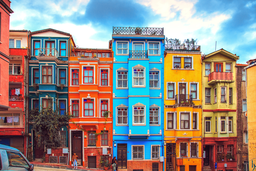
#> input picture src/images/colorful.ppm, 256 x 171 px, shrunk from 1000 x 667 before the run
$ python Voisinage.py
#> lines starting #> are read from the running program, lines starting #| are printed output that depends on the picture
#> further down, imIn is the input picture: PIL image 256x171 RGB; mean R, G, B 145.3, 136.6, 130.9
### src/utils/Modele.py
import math

class Modele :
    type = "null"
    C = []
    w = []
    sw = 1/16
    lw = 1/4

    # [51 lines left out: functions __init__, compileCw, not called in this run]

    def rotate(self, alpha) :                                       # fait pivoter l'ensemble des secteurs suivant l'angle
        for i in range(len(self.C)) :                               # entre 0 et 1 dans le sens anti-horaire (ou trigonométrique)
            self.C[i] = Modele.congru(self.C[i]+alpha)
    def radRotate(self, alpha) :
        for i in range(len(self.C)) :
            self.C[i] = Modele.congru(self.C[i]+alpha/2/math.pi)
    def degRotate(self, alpha) :
        for i in range(len(self.C)) :
            self.C[i] = Modele.congru(self.C[i]+alpha/360)

    # [12 lines left out: functions bord, distance_secteur, not called in this run]


    def congru(n) :             # Permet de faire la congruence
        return n-int(n)         # si on obtient un angle supérieur à 1 par exempl
    # [8 lines left out: functions radCongru, degCongru, not called in this run]

    def distance_congru(a, b) :     # Retourne la distance congru entre deux angles
        d = abs(a-b)                # ex : entre 0 et 0.9, la distance et 0.1 car 0 est congru à 1
        return min(d, 1-d)          # il trouve la distance la plus courte entre les deux sens de rotation possible

    def get_liste_modeles():
        return ["i", "V", "L", "I", "T", "Y", "X"] # J'ai enlevé "N" puisque c'est un modèle vide

### src/utils/Voisinage.py
from colorsys import rgb_to_hsv as r2h
from PIL import Image
from Modele import Modele

def voisinsSup(i, j, nbx, nby) :
    v = []
    if (i < nbx-1) :
        v.append([i+1, j])
    if (j < nby-1) :
        v.append([i, j+1])
    return v

def voisins(i, j, nbx, nby) :
    v = []
    if (i > 0) :
        v.append([i-1, j])
    if (i < nbx-1) :
        v.append([i+1, j])
    if (j > 0) :
        v.append([i, j-1])
    if (j < nby-1) :
        v.append([i, j+1])
    return v

class Voisinage :
    def __init__(self, image, seuil) :
#> called with seuil = 0.04
        self.seuil = seuil
        nbx = image.size[0]
#> nbx = 256
        nby = image.size[1]
#> nby = 171
        self.data = [0 for i in range(nbx*nby)]
        data = image.load()
        hues = [0 for i in range(nbx*nby)]
        for i in range(nbx) :
            for j in range(nby) :
                r, g, b = [c/255.0 for c in data[i, j]]
                h, s, v = r2h(r, g, b)
                hues[j*nbx+i] = h
#> after the loop, hues = 43776 items
        value = 1
        for i in range(nbx) :
            for j in range(nby) :
                if (self.data[j*nbx+i] == 0) :
                    self.data[j*nbx+i] = value
                    voisin = voisinsSup(i, j, nbx, nby)
                    for v in voisin :
                        if (self.data[v[1]*nbx+v[0]] == 0) :
                            voisin_local = voisins(v[0], v[1], nbx, nby)
                            for vl in voisin_local :
                                if (self.data[vl[1]*nbx+vl[0]] == value and Modele.distance_congru(hues[vl[1]*nbx+vl[0]], hues[v[1]*nbx+v[0]]) < self.seuil) :
                                    self.data[v[1]*nbx+v[0]] = value
                            if (self.data[v[1]*nbx+v[0]] == value) :
                                for vl in voisin_local :
                                    if (self.data[vl[1]*nbx+vl[0]] == 0) :
                                        voisin.append(vl)
                value += 1
        """
        def voisinsSup(i, j, nbx, nby) :
            v = []
            if (i < nbx-1) :
                v.append([i+1, j])
            if (j < nby-1) :
                v.append([i, j+1])
            return v

        def voisins(i, j, nbx, nby) :
            v = []
            if (i > 0) :
                v.append([i-1, j])
            if (i < nbx-1) :
                v.append([i+1, j])
            if (j > 0) :
                v.append([i, j-1])
            if (j < nby-1) :
                v.append([i, j+1])
            return v"""

nameImIn = "../images/colorful.ppm"
imIn = Image.open(nameImIn)
vois = Voisinage(imIn, 0.04)
nbx = imIn.size[0]
nby = imIn.size[1]
dataIn = imIn.load()
imOut = Image.new(imIn.mode, imIn.size)
#> imOut: PIL image 256x171 RGB; every value is 0
dataOut = imOut.load()
vData = vois.data
v=0
for i in vData :
    if (i>v) :
        v=i
#> this loop made 43776 passes
#> i on passes 3 to 5: 1, 1, 1
for i in range(nbx) :
    for j in range(nby) :
        r, g, b = [int(255*vData[j*nbx+i]/v) for c in range(3)]
        dataOut[i, j] = (r, g, b)
print(v)
#| 43669
imIn.close()
imOut.save("../images/test_voisinage.ppm")
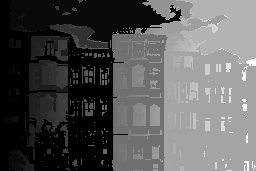
#> saved as test_voisinage.ppm: PIL image 256x171 RGB; min 0, max 255, mean 87.8
imOut.close()

$ run again, with src/images/Test.ppm copied over src/images/colorful.ppm
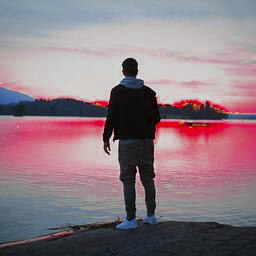
#> input picture src/images/Test.ppm, 256 x 256 px
#> imIn is the input picture: PIL image 256x256 RGB; mean R, G, B 142.4, 122.1, 130.7
#> after the loop in __init__, `for i in range(nbx) :`: hues = 65536 items
#> imOut: PIL image 256x256 RGB; every value is 0
#| 65317
#> `imOut.save("../images/test_voisinage.ppm")`:
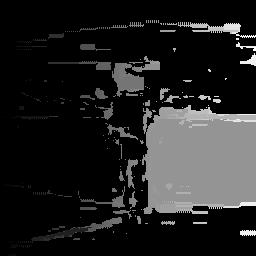
#> saved as test_voisinage.ppm: PIL image 256x256 RGB; min 0, max 255, mean 33.5
